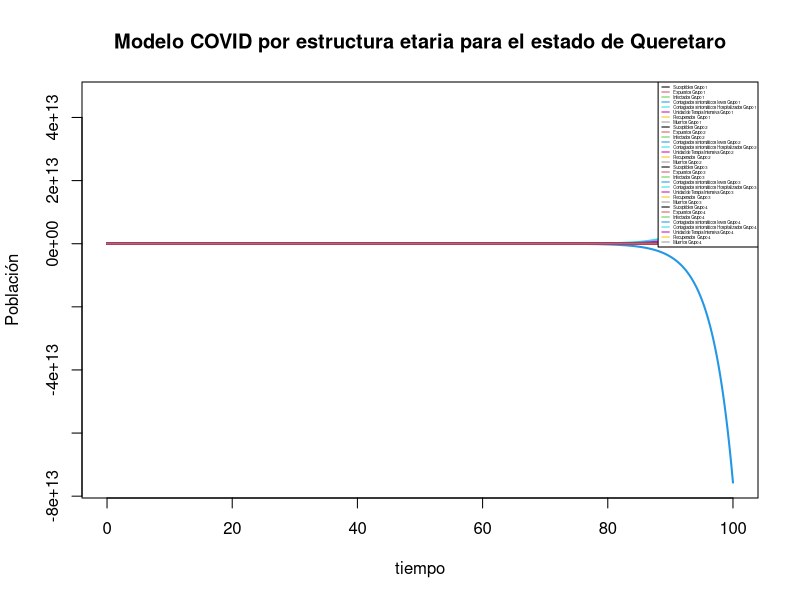

Here is the R script that generated this plot:
# Librerias necesarias 

library(ggplot2)
library(ggridges)
library(tidyverse)
library(viridisLite)
library(viridis)
library(deSolve)
library(ape)
library(lubridate)





covid <- function(t, state, parameters){
  with(as.list(c(state, parameters)), {
    ## GRUPO 1
    dS1   <- - ( beta_1 / N ) * S1 * (I1 + I2 + I3 + I4)
    dE1   <- ( ( beta_1 / N ) * S1 * (I1 + I2 + I3 + I4) ) - ( alpha * E1 )
    dI1   <- ( alpha * E1 ) - ( ph_1 * delta_h * I1) - ( pl_1 * delta_l * I1)
    dI_l1 <- ( pl_1 * delta_l * I1) - ( gamma_R * I_l1 )
    dI_h1 <- ( ph_1 * delta_h * I1) - ( pi_1 * delta_i * I_h1 ) - ( (1 - pi_1) * gamma_h * I_h1 )
    dI_i1 <- ( pi_1 * delta_i * I_h1 ) - ( mu_1 * delta_m * I_i1 ) - ( (1 - mu_1) * gamma_i * I_i1 )
    dM1   <-  mu_1 * delta_m * I_i1
    dR1   <- ( gamma_R * I_l1 ) + ( (1 - pi_1) * gamma_h * I_h1 ) + ( (1 - mu_1) * gamma_i * I_i1 )
    
    
    
    ## GRUPO 2
    dS2   <- - ( beta_2 / N ) * S2 * (I1 + I2 + I3 + I4)
    dI2   <- ( ( beta_2 / N ) * S2 * (I1 + I2 + I3 + I4) ) - ( alpha * E2 )
    dE2   <- ( alpha * E2 ) - ( ph_2 * delta_h * I2) - ( pl_2 * delta_l * I2)
    dI_l2 <- ( pl_2 * delta_l * I2) - ( gamma_R * I_l2 )
    dI_h2 <- ( ph_2 * delta_h * I2) - ( pi_2 * delta_i * I_h2 ) - ( (1 - pi_2) * gamma_h * I_h2 )
    dI_i2 <- ( pi_2 * delta_i * I_h2 ) - ( mu_2 * delta_m * I_i2 ) - ( (1 - mu_2) * gamma_i * I_i2 )
    dM2   <-  mu_2 * delta_m * I_i2
    dR2   <- ( gamma_R * I_l2 ) + ( (1 - pi_2) * gamma_h * I_h2 ) + ( (1 - mu_2) * gamma_i * I_i2 )
    
    
    
    ## GRUPO 3
    dS3   <- - ( beta_3 / N ) * S3 * (I1 + I2 + I3 + I4)
    dE3   <- ( ( beta_3 / N ) * S3 * (I1 + I2 + I3 + I4) ) - ( alpha * E3 )
    dI3   <- ( alpha * E3 ) - ( ph_3 * delta_h * I3) - ( pl_3 * delta_l * I3)
    dI_l3 <- ( pl_3 * delta_l * I3) - ( gamma_R * I_l3 )
    dI_h3 <- ( ph_3 * delta_h * I3) - ( pi_3 * delta_i * I_h3 ) - ( (1 - pi_3) * gamma_h * I_h3 )
    dI_i3 <- ( pi_3 * delta_i * I_h3 ) - ( mu_3 * delta_m * I_i3 ) - ( (1 - mu_3) * gamma_i * I_i3 )
    dM3   <-  mu_3 * delta_m * I_i3
    dR3   <- ( gamma_R * I_l3 ) + ( (1 - pi_3) * gamma_h * I_h3 ) + ( (1 - mu_3) * gamma_i * I_i3 )
    
    
    
    ## GRUPO 4
    dS4   <- - ( beta_4 / N ) * S4 * (I1 + I2 + I3 + I4)
    dE4   <- ( ( beta_4 / N ) * S4 * (I1 + I2 + I3 + I4) ) - ( alpha * E4 )
    dI4   <- ( alpha * E4 ) - ( ph_4 * delta_h * I4) - ( pl_4 * delta_l * I4)
    dI_l4 <- ( pl_4 * delta_l * I4) - ( gamma_R * I_l4 )
    dI_h4 <- ( ph_4 * delta_h * I4) - ( pi_4 * delta_i * I_h4 ) - ( (1 - pi_4) * gamma_h * I_h4 )
    dI_i4 <- ( pi_4 * delta_i * I_h4 ) - ( mu_4 * delta_m * I_i4 ) - ( (1 - mu_4) * gamma_i * I_i4 )
    dM4   <-  mu_4 * delta_m * I_i4
    dR4   <- ( gamma_R * I_l4 ) + ( (1 - pi_4) * gamma_h * I_h4 ) + ( (1 - mu_4) * gamma_i * I_i4 )
    
    list(c(dS1, dE1, dI1, dI_l1, dI_h1, dI_i1, dR1, dM1,
           dS2, dE2, dI2, dI_l2, dI_h2, dI_i2, dR2, dM2,
           dS3, dE3, dI3, dI_l3, dI_h3, dI_i3, dR3, dM3,
           dS4, dE4, dI4, dI_l4, dI_h4, dI_i4, dR4, dM4 ))
  })
}


parameters <- c(
  beta_1  <- 0.3771645     ,
  beta_2  <- 0.4473864     ,
  beta_3  <- 0.5090940     ,
  beta_4  <- 0.5638485     ,
  
  alpha   <- 1/5.6         ,
  
  pl_1    <- 0.9746533     ,
  pl_2    <- 0.9610823     ,
  pl_3    <- 0.8420886     ,
  pl_4    <- 0.5567019     ,
  
  ph_1    <- 0.02534672    ,
  ph_2    <- 0.03891768    ,
  ph_3    <- 0.15791136    ,
  ph_4    <- 0.44329812    ,
  
  delta_l <- 1/5.5         ,
  
  delta_h <- 1/4           ,
  
  gamma_R <- 1/14          ,
  
  pi_1    <- 0.09433962    ,
  pi_2    <- 0.11152620    ,
  pi_3    <- 0.18827911    ,
  pi_4    <- 0.21197680    ,
  
  delta_i <- 1/1           ,
  
  gamma_h <- 1/12          ,
  
  mu_1    <- 0.5000000     ,
  mu_2    <- 0.6896226     ,
  mu_3    <- 0.8224699     ,
  mu_4    <- 0.8972645     ,
  
  delta_m <- 1/8           ,
  
  gamma_i <- 1/7           ,
  
  N       <- 2368467
)

state <- c(
  S1    = 782000 - 1,
  E1    = 0,
  I1    = 1,
  I_l1  = 0,
  I_h1  = 0,
  I_i1  = 0,
  R1    = 0,
  M1    = 0,
  
  S2    = 801000 - 1,
  E2    = 0,
  I2    = 1,
  I_l2  = 0,
  I_h2  = 0,
  I_i2  = 0,
  R2    = 0,
  M2    = 0,
  
  S3    = 539000 - 1,
  E3    = 0,
  I3    = 1,
  I_l3  = 0,
  I_h3  = 0,
  I_i3  = 0,
  R3    = 0,
  M3    = 0,
  
  S4    = 242000 - 1,
  E4    = 0,
  I4    = 1,
  I_l4  = 0,
  I_h4  = 0,
  I_i4  = 0,
  R4    = 0,
  M4    = 0
)

t <- seq (0, 100, by = 0.01)

out <- ode(state, t, covid, parameters)

matplot(out[,1], out[,2:33], type ="l", xlab = "tiempo", ylab = "Población", main = "Modelo COVID por estructura etaria para el estado de Queretaro", lwd = 2, lty = 1)
legend("topright", c("Suceptibles Grupo 1"                             ,
                     "Expuestos Grupo 1"                               ,
                     "Infectados Grupo 1"                              ,
                     "Contagiados sintomáticos leves Grupo 1"          ,
                     "Contagiados sintomáticos Hospitalizados Grupo 1" ,
                     "Unidad de Terapia Intensiva Grupo 1"             ,
                     "Recuperados  Grupo 1"                            ,
                     "Muertos Grupo 1"                                 ,
                     #
                     #
                     "Suceptibles Grupo 2"                             ,
                     "Expuestos Grupo 2"                               ,
                     "Infectados Grupo 2"                              ,
                     "Contagiados sintomáticos leves Grupo 2"          ,
                     "Contagiados sintomáticos Hospitalizados Grupo 2" ,
                     "Unidad de Terapia Intensiva Grupo 2"             ,
                     "Recuperados  Grupo 2"                            ,
                     "Muertos Grupo 2"                                 ,
                     #
                     #
                     "Suceptibles Grupo 3"                             ,
                     "Expuestos Grupo 3"                               ,
                     "Infectados Grupo 3"                              ,
                     "Contagiados sintomáticos leves Grupo 3"          ,
                     "Contagiados sintomáticos Hospitalizados Grupo 3" ,
                     "Unidad de Terapia Intensiva Grupo 3"             ,
                     "Recuperados  Grupo 3"                            ,
                     "Muertos Grupo 3"                                 ,
                     #
                     #
                     "Suceptibles Grupo 4"                             ,
                     "Expuestos Grupo 4"                               ,
                     "Infectados Grupo 4"                              ,
                     "Contagiados sintomáticos leves Grupo 4"          ,
                     "Contagiados sintomáticos Hospitalizados Grupo 4" ,
                     "Unidad de Terapia Intensiva Grupo 4"             ,
                     "Recuperados  Grupo 4"                            ,
                     "Muertos Grupo 4"                                 )
       , col =1:32,lty = 1, cex = 0.25)
